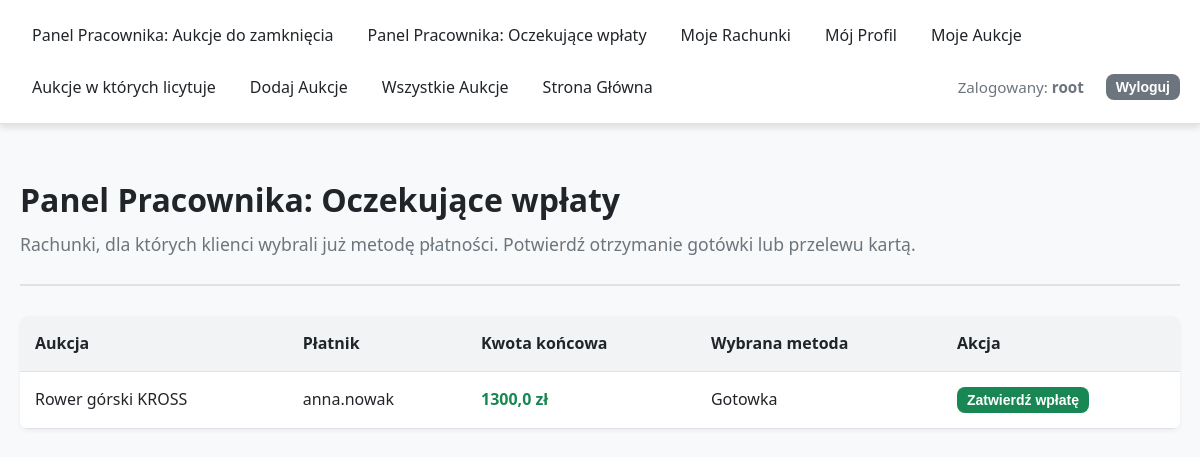
Page /staff/payments/ (signed in) on the committed database.
### serwis/models.py (models this page shows, shortened)
class Platnosc(models.Model):
    STATUS = [
        ("Zaplacone", "Zaplacone"),
        ("Anulowano", "Anulowano"),
        ("Nie Zaplacone", "Nie Zaplacone")
    ]
    METODA_PLATNOSCI = [
        ("Karta", "Karta"),
        ("Gotowka", "Gotowka")
    ]
    aukcja = models.ForeignKey(Aukcja, on_delete=models.CASCADE, related_name="platnosci")
    platnik = models.ForeignKey(Uzytkownik, on_delete=models.CASCADE, related_name="dokonane_platnosci")
    status_platnosci = models.CharField(max_length=50, choices = STATUS, default = "Nie Zaplacone")
    cena_koncowa = models.FloatField(null = False)
    metoda_platnosc = models.CharField(max_length=50, choices=METODA_PLATNOSCI, null=True, blank=True)
    data_platnosc = models.DateTimeField(blank = True, null = True)
    class Meta:
        verbose_name = "Płatność"
        verbose_name_plural = "Płatności"

class Aukcja(models.Model):
    STATUS = [
        ("Aktywny", "Aktywny"),
        ("Zakonczone", "Zakonczone"),
    ]
    sprzedajacy = models.ForeignKey(Uzytkownik, on_delete = models.CASCADE, related_name = "aukcje")
    kategoria = models.ForeignKey(Kategoria, null = True, blank = True, on_delete = models.SET_NULL, related_name = "kategorie")
    nazwa_produktu = models.CharField(max_length = 200, null = False)
    cena_wywolawcza = models.FloatField(null = False, validators = [MinValueValidator(0.0)])
    data_wystawienia = models.DateField(auto_now_add=True)
    data_zakonczenia = models.DateField(null = False)
    opis = models.TextField(max_length = 1500 ,null = False, blank = True)
    status = models.CharField(choices = STATUS, default = "Aktywny")
    image = models.ImageField(upload_to = "auction_image", default = "default/no-image-icon.png")
    slug = models.SlugField(blank = True)
    class Meta:
        verbose_name = "Aukcja"
        verbose_name_plural = "Aukcje"

class Uzytkownik(models.Model):
    uzytkownik = models.OneToOneField(User, on_delete = models.CASCADE)
    adres = models.ForeignKey(Adres, on_delete = models.SET_NULL, related_name = "uzytkownicy", null = True, blank=True)
    telefon = models.CharField(max_length = 11, blank = True )
    data_rejestracji = models.DateField(default=date.today)
    class Meta:
        verbose_name = "Użytkownik"
        verbose_name_plural = "Użytkownicy"
    def __str__(self):
        return f"{self.uzytkownik}"

### serwis/views.py (the view)
# urls.py: path('staff/payments/', StaffPendingPayments.as_view(), name='staff_payments'),
class StaffPendingPayments(StaffRequiredMixin, ListView):
    model = Platnosc
    template_name = "serwis/staff_pending_payments.html"
    context_object_name = "payments"
    def get_queryset(self):
        return Platnosc.objects.filter(status_platnosci="Nie Zaplacone").exclude(metoda_platnosc__isnull=True)

### serwis/views.py (called while the page is built)
    def test_func(self):
        return self.request.user.is_superuser or  self.request.user.profiluzytkownika.rola == "Pracownik"

### serwis/templates/serwis/staff_pending_payments.html (shortened to what this page needs)
{% extends 'basic.html' %}
{% block main %}
    {% include "serwis/include/nav.html" %}
    <main class="main-content container">
        <header class="page-header">
            <h1 class="page-title">Panel Pracownika: Oczekujące wpłaty</h1>
            <p class="page-description">Rachunki, dla których klienci wybrali już metodę płatności. Potwierdź otrzymanie gotówki lub przelewu kartą.</p>
        </header>
        <section class="admin-panel-section">
            {% if payments %}
                <div class="table-responsive">
                    <table class="custom-table admin-table">
                        <thead>
                            <tr>
                                <th>Aukcja</th>
                                <th>Płatnik</th>
                                <th>Kwota końcowa</th>
                                <th>Wybrana metoda</th>
                                <th>Akcja</th>
                            </tr>
                        </thead>
                        <tbody>
                            {% for payment in payments %}
                                <tr class="table-row">
                                    <td class="table-cell font-medium">{{ payment.aukcja.nazwa_produktu }}</td>
                                    <td class="table-cell">{{ payment.platnik }}</td>
                                    <td class="table-cell price-highlight">{{ payment.cena_koncowa }} zł</td>
                                    <td class="table-cell">{{ payment.metoda_platnosc }}</td>
                                    <td class="table-cell action-cell">
                                        <form method="POST" action="{% url 'staff_confirm_payment' payment.id %}" class="inline-form">
                                            <button type="submit" class="btn btn-success btn-sm">Zatwierdź wpłatę</button>
                                        </form>
                                    </td>
                                </tr>
                            {% endfor %}
                        </tbody>
                    </table>
                </div>
            {% else %}
                <div class="alert alert-info empty-state">
                    <p>Brak płatności oczekujących na zatwierdzenie.</p>
                </div>
            {% endif %}
        </section>
    </main>
{% endblock main %}

### serwis/templates/serwis/include/nav.html (shortened to what this page needs)
<nav class="main-nav">
    <ul class="nav-list container">
        {% if user.is_superuser or user.is_authenticated and user.profiluzytkownika.rola == "Pracownik" %}
            <li class="nav-item"><a href="{% url 'staff_auctions' %}" class="nav-link">Panel Pracownika: Aukcje do zamknięcia</a></li>
            <li class="nav-item"><a href="{% url 'staff_payments' %}" class="nav-link">Panel Pracownika: Oczekujące wpłaty</a></li>
        {% endif %}
        {% if user.is_superuser or user.is_authenticated and user.profiluzytkownika.rola == "Klient" %}
            <li class="nav-item"><a href="{% url 'client_invoices' %}" class="nav-link">Moje Rachunki</a></li>
            <li class="nav-item"><a href="{% url 'my_profile' %}" class="nav-link">Mój Profil</a></li>
            <li class="nav-item"><a href="{% url 'my_offers' %}" class="nav-link">Moje Aukcje</a></li>
            <li class="nav-item"><a href="{% url 'my_biddings' %}" class="nav-link">Aukcje w których licytuje</a></li>
            <li class="nav-item"><a href="{% url 'add_auction' %}" class="nav-link">Dodaj Aukcje</a></li>
            <li class="nav-item"><a href="{% url 'auction_list' %}" class="nav-link">Wszystkie Aukcje</a></li>
        {% endif %}
            <li class="nav-item"><a href="{% url 'starting_page' %}" class="nav-link">Strona Główna</a></li>
        {% if user.is_authenticated %}
            <li class="nav-item ms-auto">
                <span class="nav-text">
                    Zalogowany: <strong>{{ user.username }}</strong>
                </span>
            </li>
            <li class="nav-item">
                <form method="post" action="{% url 'logout' %}" class="nav-form">
                    <button type="submit" class="btn btn-secondary btn-sm">Wyloguj</button>
                </form>
            </li>
        {% else %}
            <li class="nav-item ms-auto">
                <a href="{% url 'login' %}" class="btn btn-primary btn-sm">Zaloguj się</a>
            </li>
        {% endif %}
    </ul>
</nav>

### static/basic.css (style rules this page uses)
:root { --primary-color: #0d6efd; --primary-hover: #0b5ed7; --secondary-color: #6c757d; --secondary-hover: #5c636a; --success-color: #198754; --danger-color: #dc3545; --warning-color: #ffc107; --info-color: #0dcaf0; --bg-color: #f8f9fa; --text-color: #212529; --text-muted: #6c757d; --border-color: #dee2e6; --card-bg: #ffffff; --font-family: 'Segoe UI', Roboto, Helvetica, Arial, sans-serif; --border-radius: 8px; --shadow-sm: 0 2px 4px rgba(0,0,0,0.05); --shadow-md: 0 4px 6px rgba(0,0,0,0.1); }
* { box-sizing: border-box; margin: 0; padding: 0; }
body { font-family: var(--font-family); background-color: var(--bg-color); color: var(--text-color); line-height: 1.6; }
a { text-decoration: none; color: var(--primary-color); }
.container { max-width: 1200px; margin: 0 auto; padding: 20px; }
.page-header { margin-bottom: 30px; padding-bottom: 10px; border-bottom: 2px solid var(--border-color); }
.page-title { font-size: 2rem; font-weight: 700; margin-bottom: 5px; }
.page-description, .section-subtitle { color: var(--text-muted); font-size: 1.1rem; margin-bottom: 15px; }
.btn { display: inline-block; padding: 10px 20px; font-size: 1rem; font-weight: 600; text-align: center; border: none; border-radius: var(--border-radius); cursor: pointer; transition: background-color 0.2s, transform 0.1s; text-decoration: none; }
.btn-secondary { background-color: var(--secondary-color); color: white; }
.btn-success { background-color: var(--success-color); color: white; }
.btn-sm { padding: 5px 10px; font-size: 0.875rem; }
.table-responsive { overflow-x: auto; background-color: var(--card-bg); border-radius: var(--border-radius); box-shadow: var(--shadow-sm); }
.custom-table { width: 100%; border-collapse: collapse; text-align: left; }
.custom-table th, .custom-table td { padding: 15px; border-bottom: 1px solid var(--border-color); }
.custom-table th { background-color: #f1f3f5; font-weight: 600; }
.inline-form { margin: 0; padding: 0; }
.price-highlight { font-weight: 700; color: var(--success-color); }
.main-nav { background-color: var(--card-bg); box-shadow: var(--shadow-md); margin-bottom: 30px; border-bottom: 1px solid var(--border-color); }
.nav-list { list-style: none; display: flex; flex-wrap: wrap; align-items: center; gap: 10px; margin-top: 0; margin-bottom: 0; padding-top: 15px; padding-bottom: 15px; }
.nav-item { display: inline-flex; align-items: center; }
.nav-link { color: var(--text-color); font-weight: 500; padding: 8px 12px; border-radius: var(--border-radius); transition: background-color 0.2s, color 0.2s; text-decoration: none; }
.nav-text { color: var(--text-muted); font-size: 0.95rem; padding: 8px 12px; }
.nav-form { margin: 0; padding: 0; }
.ms-auto { margin-left: auto; }

### rows in the picture
Platnosc: aukcja.nazwa_produktu "Rower górski KROSS", platnik "anna.nowak", cena_koncowa "1300,0", metoda_platnosc "Gotowka"

### other values in the picture
{{ user.username }} "root"
